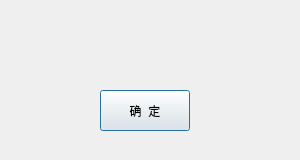
<?xml version="1.0" encoding="UTF-8"?>
<ui version="4.0">
 <class>QMessageDialog</class>
 <widget class="QDialog" name="QMessageDialog">
  <property name="geometry">
   <rect>
    <x>0</x>
    <y>0</y>
    <width>300</width>
    <height>160</height>
   </rect>
  </property>
  <property name="maximumSize">
   <size>
    <width>300</width>
    <height>160</height>
   </size>
  </property>
  <property name="windowTitle">
   <string>Dialog</string>
  </property>
  <widget class="QLabel" name="label">
   <property name="geometry">
    <rect>
     <x>0</x>
     <y>0</y>
     <width>301</width>
     <height>160</height>
    </rect>
   </property>
   <property name="text">
    <string/>
   </property>
   <property name="pixmap">
    <pixmap resource="source.qrc">:/images/bg.png</pixmap>
   </property>
   <property name="scaledContents">
    <bool>true</bool>
   </property>
  </widget>
  <widget class="QLabel" name="label_2">
   <property name="geometry">
    <rect>
     <x>40</x>
     <y>20</y>
     <width>221</width>
     <height>51</height>
    </rect>
   </property>
   <property name="text">
    <string/>
   </property>
  </widget>
  <widget class="QPushButton" name="pushButton">
   <property name="geometry">
    <rect>
     <x>100</x>
     <y>90</y>
     <width>90</width>
     <height>41</height>
    </rect>
   </property>
   <property name="text">
    <string>确  定</string>
   </property>
  </widget>
 </widget>
 <resources>
  <include location="source.qrc"/>
 </resources>
 <connections/>
</ui>
